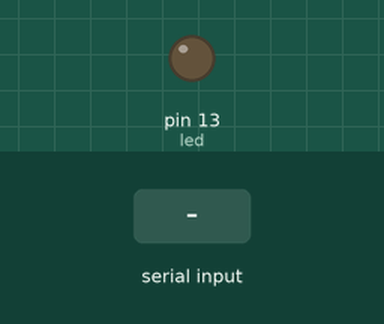
Recording of a sketch running on a simulated Arduino Uno, built with avr-gcc and run on an emulated ATmega328P. Shown: output pins drawn as LEDs (lit = HIGH). The test bench sets the inputs (shaded band). What the sketch prints to the serial monitor is not drawn.

Above: at 1.2 s.
1.3 s: byte 30 received over Serial
At 1.7 s:
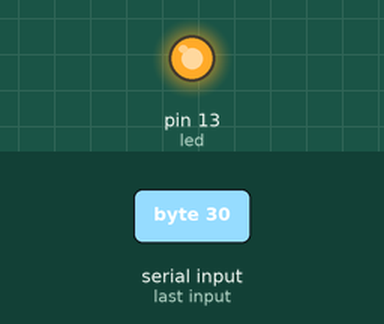
3.3 s: byte 90 received over Serial
At 4.2 s:
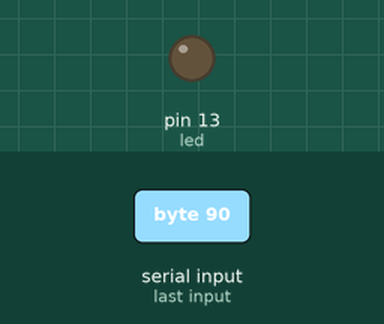
5.3 s: byte 120 received over Serial
At 5.7 s:
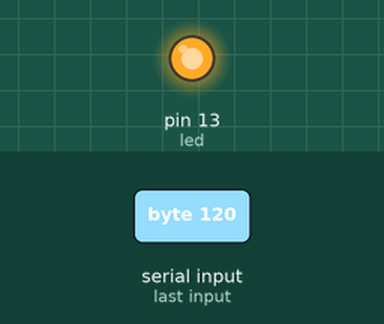
Timing chart, 0 to 8.3 s (numbered marks = the images above; inputs shaded):
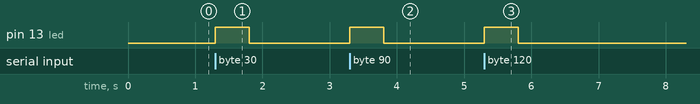

Measured:
- after the input at 1.3 s, pin 13 (led): LOW → HIGH at once, → LOW 0.51 s later
- after the input at 3.3 s, pin 13 (led): LOW → HIGH at once, → LOW 0.51 s later
- after the input at 5.3 s, pin 13 (led): LOW → HIGH at once, → LOW 0.51 s later

The sketch:

RFID_1.ino
```cpp
int led=13;
int count=0;
void setup()
{
  Serial.begin(9600);//serial monitor
 pinMode(led,OUTPUT);
}

void loop()
{
  if(Serial.available())
  {
digitalWrite(led,HIGH);
delay(500);
  {

      count=0;

      {
          char item=Serial.read();
          Serial.print(item);
          count++;
          delay(5);

      }

        //Serial.println();
       // Serial.print("Tag Length:  ");
//       Serial.print(count);
//        Serial.print("   Bytes  ");


  }
  }
else
{
  digitalWrite(led,LOW);
}
}
```
